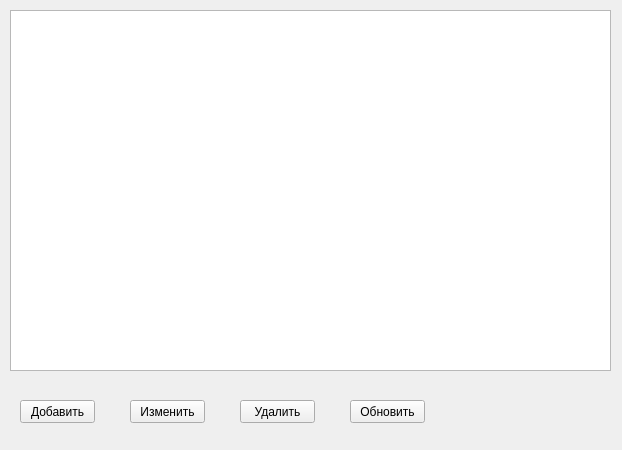
<?xml version="1.0" encoding="UTF-8"?>
<ui version="4.0">
 <class>Form</class>
 <widget class="QWidget" name="Form">
  <property name="geometry">
   <rect>
    <x>0</x>
    <y>0</y>
    <width>622</width>
    <height>450</height>
   </rect>
  </property>
  <property name="windowTitle">
   <string>Form</string>
  </property>
  <widget class="QTableWidget" name="table">
   <property name="geometry">
    <rect>
     <x>10</x>
     <y>10</y>
     <width>601</width>
     <height>361</height>
    </rect>
   </property>
  </widget>
  <widget class="QPushButton" name="btn_add">
   <property name="geometry">
    <rect>
     <x>20</x>
     <y>400</y>
     <width>75</width>
     <height>23</height>
    </rect>
   </property>
   <property name="text">
    <string>Добавить</string>
   </property>
  </widget>
  <widget class="QPushButton" name="btn_edit">
   <property name="geometry">
    <rect>
     <x>130</x>
     <y>400</y>
     <width>75</width>
     <height>23</height>
    </rect>
   </property>
   <property name="text">
    <string>Изменить</string>
   </property>
  </widget>
  <widget class="QPushButton" name="btn_delete">
   <property name="geometry">
    <rect>
     <x>240</x>
     <y>400</y>
     <width>75</width>
     <height>23</height>
    </rect>
   </property>
   <property name="text">
    <string>Удалить</string>
   </property>
  </widget>
  <widget class="QPushButton" name="btn_refresh">
   <property name="geometry">
    <rect>
     <x>350</x>
     <y>400</y>
     <width>75</width>
     <height>23</height>
    </rect>
   </property>
   <property name="text">
    <string>Обновить</string>
   </property>
  </widget>
 </widget>
 <resources/>
 <connections/>
</ui>
